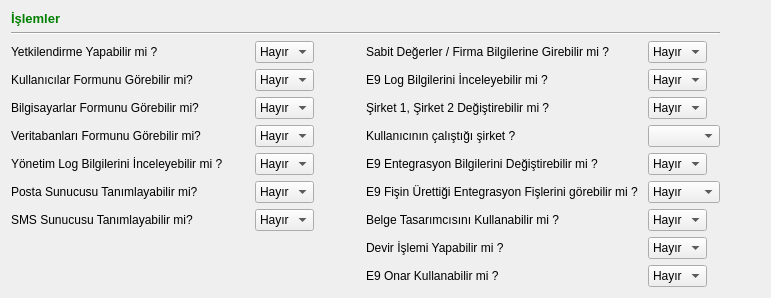
     <widget class="QWidget" name="tab_8">
      <attribute name="title">
       <string>Sistem</string>
      </attribute>
      <layout class="QGridLayout" name="gridLayout_16">
       <item row="0" column="0">
        <layout class="QGridLayout" name="gridLayout_2" columnstretch="0,0,1,0,0,1">
         <item row="0" column="0">
          <widget class="QLabel" name="label_191">
           <property name="sizePolicy">
            <sizepolicy hsizetype="Fixed" vsizetype="Fixed">
             <horstretch>0</horstretch>
             <verstretch>0</verstretch>
            </sizepolicy>
           </property>
           <property name="text">
            <string>&lt;!DOCTYPE HTML PUBLIC &quot;-//W3C//DTD HTML 4.0//EN&quot; &quot;http://www.w3.org/TR/REC-html40/strict.dtd&quot;&gt;
&lt;html&gt;&lt;head&gt;&lt;meta name=&quot;qrichtext&quot; content=&quot;1&quot; /&gt;&lt;style type=&quot;text/css&quot;&gt;
p, li { white-space: pre-wrap; }
&lt;/style&gt;&lt;/head&gt;&lt;body style=&quot; font-family:'Sans Serif'; font-size:10pt; font-weight:400; font-style:normal;&quot;&gt;
&lt;p style=&quot; margin-top:0px; margin-bottom:0px; margin-left:0px; margin-right:0px; -qt-block-indent:0; text-indent:0px;&quot;&gt;&lt;span style=&quot; font-weight:600; color:#008000;&quot;&gt;İşlemler&lt;/span&gt;&lt;/p&gt;&lt;/body&gt;&lt;/html&gt;</string>
           </property>
          </widget>
         </item>
         <item row="1" column="0" colspan="5">
          <widget class="Line" name="line_13">
           <property name="orientation">
            <enum>Qt::Horizontal</enum>
           </property>
          </widget>
         </item>
         <item row="2" column="0">
          <widget class="QLabel" name="label_27">
           <property name="sizePolicy">
            <sizepolicy hsizetype="Fixed" vsizetype="Expanding">
             <horstretch>0</horstretch>
             <verstretch>0</verstretch>
            </sizepolicy>
           </property>
           <property name="text">
            <string>Yetkilendirme Yapabilir mi ?</string>
           </property>
          </widget>
         </item>
         <item row="2" column="1">
          <widget class="QComboBox" name="yonetim_combo_box_e9_yetkilendirme">
           <property name="sizePolicy">
            <sizepolicy hsizetype="Fixed" vsizetype="Fixed">
             <horstretch>0</horstretch>
             <verstretch>0</verstretch>
            </sizepolicy>
           </property>
           <item>
            <property name="text">
             <string>Hayır</string>
            </property>
           </item>
           <item>
            <property name="text">
             <string>Evet</string>
            </property>
           </item>
          </widget>
         </item>
         <item row="2" column="3">
          <widget class="QLabel" name="label_50">
           <property name="sizePolicy">
            <sizepolicy hsizetype="Fixed" vsizetype="Expanding">
             <horstretch>0</horstretch>
             <verstretch>0</verstretch>
            </sizepolicy>
           </property>
           <property name="text">
            <string>Sabit Değerler / Firma Bilgilerine Girebilir mi ?        </string>
           </property>
          </widget>
         </item>
         <item row="2" column="4">
          <widget class="QComboBox" name="yonetim_combo_box_e9_sabit_degerler">
           <property name="sizePolicy">
            <sizepolicy hsizetype="Fixed" vsizetype="Fixed">
             <horstretch>0</horstretch>
             <verstretch>0</verstretch>
            </sizepolicy>
           </property>
           <item>
            <property name="text">
             <string>Hayır</string>
            </property>
           </item>
           <item>
            <property name="text">
             <string>Evet</string>
            </property>
           </item>
          </widget>
         </item>
         <item row="3" column="0">
          <widget class="QLabel" name="label_kullanicilar_formunu_gorebilir_mi">
           <property name="sizePolicy">
            <sizepolicy hsizetype="Fixed" vsizetype="Expanding">
             <horstretch>0</horstretch>
             <verstretch>0</verstretch>
            </sizepolicy>
           </property>
           <property name="text">
            <string>Kullanıcılar Formunu Görebilir mi?</string>
           </property>
          </widget>
         </item>
         <item row="3" column="1">
          <widget class="QComboBox" name="sistem_comboBox_kullanicilar_formunu_gorebilir_mi">
           <property name="sizePolicy">
            <sizepolicy hsizetype="Fixed" vsizetype="Fixed">
             <horstretch>0</horstretch>
             <verstretch>0</verstretch>
            </sizepolicy>
           </property>
           <item>
            <property name="text">
             <string>Hayır</string>
            </property>
           </item>
           <item>
            <property name="text">
             <string>Evet</string>
            </property>
           </item>
          </widget>
         </item>
         <item row="3" column="2">
          <spacer name="horizontalSpacer">
           <property name="orientation">
            <enum>Qt::Horizontal</enum>
           </property>
           <property name="sizeHint" stdset="0">
            <size>
             <width>40</width>
             <height>20</height>
            </size>
           </property>
          </spacer>
         </item>
         <item row="3" column="3">
          <widget class="QLabel" name="label_32">
           <property name="sizePolicy">
            <sizepolicy hsizetype="Fixed" vsizetype="Expanding">
             <horstretch>0</horstretch>
             <verstretch>0</verstretch>
            </sizepolicy>
           </property>
           <property name="text">
            <string>E9 Log Bilgilerini İnceleyebilir mi ?</string>
           </property>
          </widget>
         </item>
         <item row="3" column="4">
          <widget class="QComboBox" name="yonetim_combo_box_e9_log_bilgileri">
           <property name="sizePolicy">
            <sizepolicy hsizetype="Fixed" vsizetype="Fixed">
             <horstretch>0</horstretch>
             <verstretch>0</verstretch>
            </sizepolicy>
           </property>
           <item>
            <property name="text">
             <string>Hayır</string>
            </property>
           </item>
           <item>
            <property name="text">
             <string>Evet</string>
            </property>
           </item>
          </widget>
         </item>
         <item row="3" column="5">
          <spacer name="horizontalSpacer_62">
           <property name="orientation">
            <enum>Qt::Horizontal</enum>
           </property>
           <property name="sizeHint" stdset="0">
            <size>
             <width>40</width>
             <height>20</height>
            </size>
           </property>
          </spacer>
         </item>
         <item row="4" column="0">
          <widget class="QLabel" name="label_bilgisayarlar_formunu_gorebilir_mi">
           <property name="sizePolicy">
            <sizepolicy hsizetype="Fixed" vsizetype="Expanding">
             <horstretch>0</horstretch>
             <verstretch>0</verstretch>
            </sizepolicy>
           </property>
           <property name="text">
            <string>Bilgisayarlar Formunu Görebilir mi?</string>
           </property>
          </widget>
         </item>
         <item row="4" column="1">
          <widget class="QComboBox" name="sistem_comboBox_bilgisayarlar_formunu_gorebilir_mi">
           <property name="sizePolicy">
            <sizepolicy hsizetype="Fixed" vsizetype="Fixed">
             <horstretch>0</horstretch>
             <verstretch>0</verstretch>
            </sizepolicy>
           </property>
           <item>
            <property name="text">
             <string>Hayır</string>
            </property>
           </item>
           <item>
            <property name="text">
             <string>Evet</string>
            </property>
           </item>
          </widget>
         </item>
         <item row="5" column="0">
          <widget class="QLabel" name="label_firmalar_formunu_gorebilir_mi">
           <property name="sizePolicy">
            <sizepolicy hsizetype="Fixed" vsizetype="Expanding">
             <horstretch>0</horstretch>
             <verstretch>0</verstretch>
            </sizepolicy>
           </property>
           <property name="text">
            <string>Veritabanları Formunu Görebilir mi?</string>
           </property>
          </widget>
         </item>
         <item row="5" column="1">
          <widget class="QComboBox" name="sistem_comboBox_firmalar_formunu_gorebilir_mi">
           <property name="sizePolicy">
            <sizepolicy hsizetype="Fixed" vsizetype="Fixed">
             <horstretch>0</horstretch>
             <verstretch>0</verstretch>
            </sizepolicy>
           </property>
           <item>
            <property name="text">
             <string>Hayır</string>
            </property>
           </item>
           <item>
            <property name="text">
             <string>Evet</string>
            </property>
           </item>
          </widget>
         </item>
         <item row="5" column="3">
          <widget class="QLabel" name="label_e9_ent_bilgilerini_degistirebilir_mi_2">
           <property name="sizePolicy">
            <sizepolicy hsizetype="Fixed" vsizetype="Expanding">
             <horstretch>0</horstretch>
             <verstretch>0</verstretch>
            </sizepolicy>
           </property>
           <property name="text">
            <string>Kullanıcının çalıştığı şirket ?</string>
           </property>
          </widget>
         </item>
         <item row="5" column="4">
          <widget class="QComboBox" name="yonetim_comboBox_e9_kullancinin_calistigi_sirket">
           <property name="sizePolicy">
            <sizepolicy hsizetype="Fixed" vsizetype="Fixed">
             <horstretch>0</horstretch>
             <verstretch>0</verstretch>
            </sizepolicy>
           </property>
           <property name="sizeAdjustPolicy">
            <enum>QComboBox::AdjustToContentsOnFirstShow</enum>
           </property>
          </widget>
         </item>
         <item row="8" column="3">
          <widget class="QLabel" name="label_yonetim_belge_tasarimcisi">
           <property name="sizePolicy">
            <sizepolicy hsizetype="Fixed" vsizetype="Expanding">
             <horstretch>0</horstretch>
             <verstretch>0</verstretch>
            </sizepolicy>
           </property>
           <property name="text">
            <string>Belge Tasarımcısını Kullanabilir mi ?</string>
           </property>
          </widget>
         </item>
         <item row="8" column="4">
          <widget class="QComboBox" name="yonetim_combo_box_belge_tasarimcisi">
           <property name="sizePolicy">
            <sizepolicy hsizetype="Fixed" vsizetype="Fixed">
             <horstretch>0</horstretch>
             <verstretch>0</verstretch>
            </sizepolicy>
           </property>
           <item>
            <property name="text">
             <string>Hayır</string>
            </property>
           </item>
           <item>
            <property name="text">
             <string>Evet</string>
            </property>
           </item>
          </widget>
         </item>
         <item row="9" column="3">
          <widget class="QLabel" name="label_ynt_devir_islemi">
           <property name="sizePolicy">
            <sizepolicy hsizetype="Fixed" vsizetype="Expanding">
             <horstretch>0</horstretch>
             <verstretch>0</verstretch>
            </sizepolicy>
           </property>
           <property name="text">
            <string>Devir İşlemi Yapabilir mi ?</string>
           </property>
          </widget>
         </item>
         <item row="9" column="4">
          <widget class="QComboBox" name="yonetim_combo_box_e9_devir_islemi">
           <property name="sizePolicy">
            <sizepolicy hsizetype="Fixed" vsizetype="Fixed">
             <horstretch>0</horstretch>
             <verstretch>0</verstretch>
            </sizepolicy>
           </property>
           <item>
            <property name="text">
             <string>Hayır</string>
            </property>
           </item>
           <item>
            <property name="text">
             <string>Evet</string>
            </property>
           </item>
          </widget>
         </item>
         <item row="10" column="3">
          <widget class="QLabel" name="label_ynt_e9_onar">
           <property name="sizePolicy">
            <sizepolicy hsizetype="Fixed" vsizetype="Expanding">
             <horstretch>0</horstretch>
             <verstretch>0</verstretch>
            </sizepolicy>
           </property>
           <property name="text">
            <string>E9 Onar Kullanabilir mi ?</string>
           </property>
          </widget>
         </item>
         <item row="10" column="4">
          <widget class="QComboBox" name="yonetim_combo_box_e9_onar">
           <property name="sizePolicy">
            <sizepolicy hsizetype="Fixed" vsizetype="Fixed">
             <horstretch>0</horstretch>
             <verstretch>0</verstretch>
            </sizepolicy>
           </property>
           <item>
            <property name="text">
             <string>Hayır</string>
            </property>
           </item>
           <item>
            <property name="text">
             <string>Evet</string>
            </property>
           </item>
          </widget>
         </item>
         <item row="6" column="3">
          <widget class="QLabel" name="label_e9_ent_bilgilerini_degistirebilir_mi">
           <property name="sizePolicy">
            <sizepolicy hsizetype="Fixed" vsizetype="Expanding">
             <horstretch>0</horstretch>
             <verstretch>0</verstretch>
            </sizepolicy>
           </property>
           <property name="text">
            <string>E9 Entegrasyon Bilgilerini Değiştirebilir mi ?</string>
           </property>
          </widget>
         </item>
         <item row="6" column="4">
          <widget class="QComboBox" name="yonetim_comboBox_e9_ent_bilgilerini_degistirebilir_mi">
           <property name="sizePolicy">
            <sizepolicy hsizetype="Fixed" vsizetype="Fixed">
             <horstretch>0</horstretch>
             <verstretch>0</verstretch>
            </sizepolicy>
           </property>
           <property name="sizeAdjustPolicy">
            <enum>QComboBox::AdjustToContentsOnFirstShow</enum>
           </property>
           <item>
            <property name="text">
             <string>Hayır</string>
            </property>
           </item>
           <item>
            <property name="text">
             <string>Evet</string>
            </property>
           </item>
          </widget>
         </item>
         <item row="4" column="3">
          <widget class="QLabel" name="label_calistigi_sirket">
           <property name="text">
            <string>Şirket 1, Şirket 2 Değiştirebilir mi ?</string>
           </property>
          </widget>
         </item>
         <item row="6" column="0">
          <widget class="QLabel" name="label_007_yonetim_bilgilerini_gorebilir_mi_3">
           <property name="sizePolicy">
            <sizepolicy hsizetype="Fixed" vsizetype="Expanding">
             <horstretch>0</horstretch>
             <verstretch>0</verstretch>
            </sizepolicy>
           </property>
           <property name="text">
            <string>Yönetim Log Bilgilerini İnceleyebilir mi ?        </string>
           </property>
          </widget>
         </item>
         <item row="10" column="0">
          <spacer name="horizontalSpacer_72">
           <property name="orientation">
            <enum>Qt::Horizontal</enum>
           </property>
           <property name="sizeHint" stdset="0">
            <size>
             <width>40</width>
             <height>20</height>
            </size>
           </property>
          </spacer>
         </item>
         <item row="6" column="1">
          <widget class="QComboBox" name="sistem_comboBox_007_yonetim_bilgilerini_gorebilir_mi">
           <property name="sizePolicy">
            <sizepolicy hsizetype="Fixed" vsizetype="Fixed">
             <horstretch>0</horstretch>
             <verstretch>0</verstretch>
            </sizepolicy>
           </property>
           <item>
            <property name="text">
             <string>Hayır</string>
            </property>
           </item>
           <item>
            <property name="text">
             <string>Evet</string>
            </property>
           </item>
          </widget>
         </item>
         <item row="4" column="4">
          <widget class="QComboBox" name="yonetim_combo_box_kullanici_sirket_degistire_bilir_mi">
           <property name="sizePolicy">
            <sizepolicy hsizetype="Fixed" vsizetype="Fixed">
             <horstretch>0</horstretch>
             <verstretch>0</verstretch>
            </sizepolicy>
           </property>
           <item>
            <property name="text">
             <string>Hayır</string>
            </property>
           </item>
           <item>
            <property name="text">
             <string>Evet</string>
            </property>
           </item>
          </widget>
         </item>
         <item row="7" column="3">
          <widget class="QLabel" name="label_97">
           <property name="text">
            <string>E9 Fişin Ürettiği Entegrasyon Fişlerini görebilir mi ? </string>
           </property>
          </widget>
         </item>
         <item row="7" column="4">
          <widget class="QComboBox" name="yonetim_comboBox_e9_urettigi_fisleri_grbilir_mi">
           <item>
            <property name="text">
             <string>Hayır</string>
            </property>
           </item>
           <item>
            <property name="text">
             <string>Evet</string>
            </property>
           </item>
          </widget>
         </item>
         <item row="7" column="0">
          <widget class="QLabel" name="label_5">
           <property name="sizePolicy">
            <sizepolicy hsizetype="Fixed" vsizetype="Expanding">
             <horstretch>0</horstretch>
             <verstretch>0</verstretch>
            </sizepolicy>
           </property>
           <property name="text">
            <string>Posta Sunucusu Tanımlayabilir mi?</string>
           </property>
          </widget>
         </item>
         <item row="7" column="1">
          <widget class="QComboBox" name="sistem_combo_box_posta_sunucusu_tanimlayabilirmi">
           <property name="sizePolicy">
            <sizepolicy hsizetype="Fixed" vsizetype="Fixed">
             <horstretch>0</horstretch>
             <verstretch>0</verstretch>
            </sizepolicy>
           </property>
           <item>
            <property name="text">
             <string>Hayır</string>
            </property>
           </item>
           <item>
            <property name="text">
             <string>Evet</string>
            </property>
           </item>
          </widget>
         </item>
         <item row="8" column="0">
          <widget class="QLabel" name="label_6">
           <property name="sizePolicy">
            <sizepolicy hsizetype="Fixed" vsizetype="Expanding">
             <horstretch>0</horstretch>
             <verstretch>0</verstretch>
            </sizepolicy>
           </property>
           <property name="text">
            <string>SMS Sunucusu Tanımlayabilir mi?</string>
           </property>
          </widget>
         </item>
         <item row="8" column="1">
          <widget class="QComboBox" name="sistem_combo_box_sms_sunucusu_tanimlayabilirmi">
           <property name="sizePolicy">
            <sizepolicy hsizetype="Fixed" vsizetype="Fixed">
             <horstretch>0</horstretch>
             <verstretch>0</verstretch>
            </sizepolicy>
           </property>
           <item>
            <property name="text">
             <string>Hayır</string>
            </property>
           </item>
           <item>
            <property name="text">
             <string>Evet</string>
            </property>
           </item>
          </widget>
         </item>
        </layout>
       </item>
      </layout>
     </widget>
